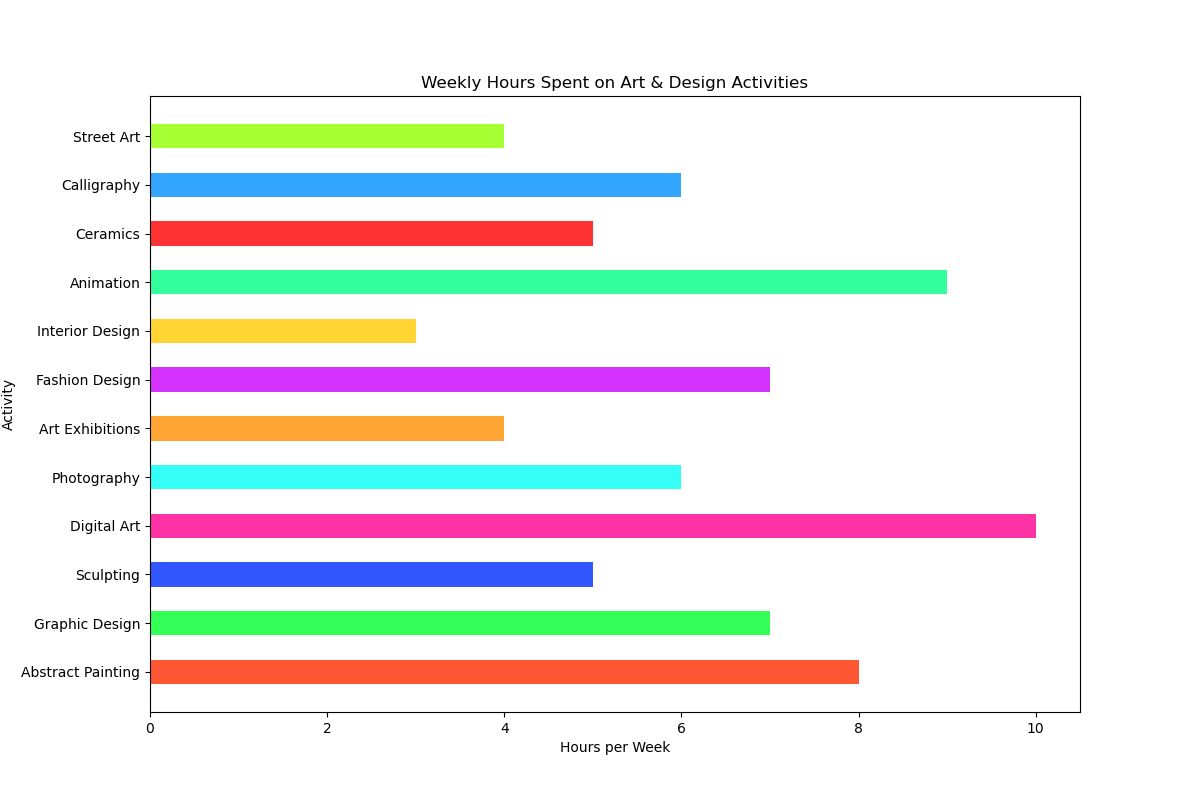

The Python source for this figure:

import matplotlib.pyplot as plt

# Data
activities = ['Abstract Painting', 'Graphic Design', 'Sculpting', 'Digital Art', 'Photography', 'Art Exhibitions',
              'Fashion Design', 'Interior Design', 'Animation', 'Ceramics', 'Calligraphy', 'Street Art']
hours = [8, 7, 5, 10, 6, 4, 7, 3, 9, 5, 6, 4]

# Create horizontal bar chart
plt.figure(figsize=(12, 8))  # Width, Height of the chart
plt.barh(activities, hours, color=['#FF5733', '#33FF57', '#3357FF', '#FF33A6', '#33FFF6', '#FFA533',
                                   '#D433FF', '#FFD433', '#33FF9F', '#FF3333', '#33A6FF', '#A6FF33'],
         height=0.5)  # Height of the bars

# Set the title and labels
plt.title('Weekly Hours Spent on Art & Design Activities')
plt.xlabel('Hours per Week')
plt.ylabel('Activity')

# Show the plot
plt.show()
